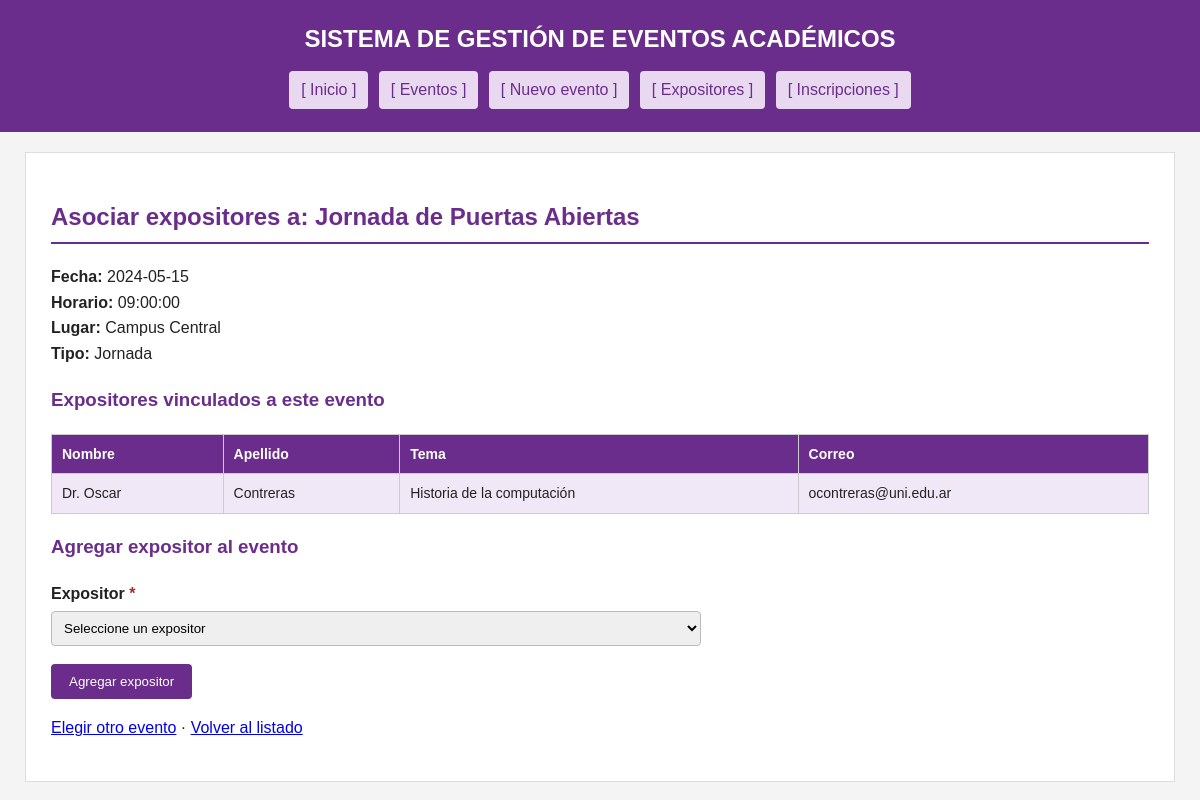
The app's page /aplicacion/evento/asociar.php?id=2 with its own data.
### tables this page shows
CREATE TABLE `evento` (
  `id_evento` int(11) NOT NULL AUTO_INCREMENT,
  `nombre` varchar(200) NOT NULL,
  `descripcion` text DEFAULT NULL,
  `fecha` date NOT NULL,
  `horario` time NOT NULL,
  `lugar` varchar(150) DEFAULT NULL,
  `id_tipo` int(11) NOT NULL,
  PRIMARY KEY (`id_evento`),
  KEY `fk_evento_tipo` (`id_tipo`),
  CONSTRAINT `fk_evento_tipo` FOREIGN KEY (`id_tipo`) REFERENCES `tipo_evento` (`id_tipo`)
);

CREATE TABLE `tipo_evento` (
  `id_tipo` int(11) NOT NULL AUTO_INCREMENT,
  `nombre` varchar(80) NOT NULL,
  PRIMARY KEY (`id_tipo`)
);

CREATE TABLE `expositor` (
  `id_expositor` int(11) NOT NULL AUTO_INCREMENT,
  `nombre` varchar(100) NOT NULL,
  `apellido` varchar(100) NOT NULL,
  `tema_exposicion` varchar(200) DEFAULT NULL,
  `email` varchar(150) DEFAULT NULL,
  PRIMARY KEY (`id_expositor`)
);

### aplicacion/evento/asociar.php (the view, shortened to what this page needs)
<?php
require_once "../conexion.php";
$id = (int)($_GET["id"] ?? $_POST["id_evento"] ?? 0);
$eventos = $pdo->query(
    "SELECT id_evento, nombre, fecha FROM evento ORDER BY fecha DESC"
)->fetchAll();
?>
<!DOCTYPE html>
<html lang="es">
<head>
    <link rel="stylesheet" href="../css/estilos.css">
</head>
<body>
<header>
    <h1>SISTEMA DE GESTIÓN DE EVENTOS ACADÉMICOS</h1>
    <nav>
        <a href="../index.php">[ Inicio ]</a>
        <a href="listar.php">[ Eventos ]</a>
        <a href="alta.php">[ Nuevo evento ]</a>
        <a href="../expositor/listar.php">[ Expositores ]</a>
        <a href="../inscripcion/listar.php">[ Inscripciones ]</a>
    </nav>
</header>
<main>
    <?php if ($id === 0) { ?>
        <h2>Asociar expositores con un evento</h2>
        <form action="asociar.php" method="get">
            <label for="id">Evento <span class="requerido">*</span></label>
            <select name="id" id="id" required>
                <option value="">Seleccione un evento</option>
                <?php foreach ($eventos as $ev) { ?>
                    <option value="<?= $ev['id_evento'] ?>">
                        <?= htmlspecialchars($ev['nombre'] . " (" . $ev['fecha'] . ")") ?>
                    </option>
                <?php } ?>
            </select>
            <button type="submit">Continuar</button>
        </form>
        <p><a href="listar.php">Volver al listado de eventos</a></p>
    <?php } else { ?>
        <?php
        $sql_ev = "SELECT e.id_evento, e.nombre, e.fecha, e.horario, e.lugar, t.nombre AS tipo
                   FROM evento e
                   INNER JOIN tipo_evento t ON e.id_tipo = t.id_tipo
                   WHERE e.id_evento = :id_evento";
        $stmt_ev = $pdo->prepare($sql_ev);
        $stmt_ev->execute([':id_evento' => $id]);
        $evento = $stmt_ev->fetch();
        if (!$evento) {
            echo '<p class="mensaje error">El evento solicitado no existe.</p>';
            echo '<p><a href="asociar.php">Elegir otro evento</a></p>';
        } else {
            $sql_expo_evento = "SELECT x.id_expositor, x.nombre, x.apellido, x.tema_exposicion, x.email
                                FROM evento_expositor ee
                                INNER JOIN expositor x ON ee.id_expositor = x.id_expositor
                                WHERE ee.id_evento = :id_evento
                                ORDER BY x.apellido, x.nombre";
            $stmt_expo_evento = $pdo->prepare($sql_expo_evento);
            $stmt_expo_evento->execute([':id_evento' => $id]);
            $expositores_evento = $stmt_expo_evento->fetchAll();
        ?>
        <h2>Asociar expositores a: <?= htmlspecialchars($evento['nombre']) ?></h2>
        <p>
            <strong>Fecha:</strong> <?= htmlspecialchars($evento['fecha']) ?><br>
            <strong>Horario:</strong> <?= htmlspecialchars($evento['horario']) ?><br>
            <strong>Lugar:</strong> <?= htmlspecialchars((string)$evento['lugar']) ?><br>
            <strong>Tipo:</strong> <?= htmlspecialchars($evento['tipo']) ?>
        </p>
        <h3>Expositores vinculados a este evento</h3>
        <table>
            <tr>
                <th>Nombre</th>
                <th>Apellido</th>
                <th>Tema</th>
                <th>Correo</th>
            </tr>
            <?php if (empty($expositores_evento)) { ?>
            <tr>
                <td colspan="4">Todavía no hay expositores asociados a este evento.</td>
            </tr>
            <?php } else { ?>
                <?php foreach ($expositores_evento as $exp) { ?>
                <tr>
                    <td><?= htmlspecialchars($exp['nombre']) ?></td>
                    <td><?= htmlspecialchars($exp['apellido']) ?></td>
                    <td><?= htmlspecialchars((string)$exp['tema_exposicion']) ?></td>
                    <td><?= htmlspecialchars((string)$exp['email']) ?></td>
                </tr>
                <?php } ?>
            <?php } ?>
        </table>
        <h3>Agregar expositor al evento</h3>
        <form action="asociar.php?id=<?= $id ?>" method="post">
            <label for="id_expositor">Expositor <span class="requerido">*</span></label>
            <select name="id_expositor" id="id_expositor" required>
                <option value="">Seleccione un expositor</option>
            </select>
            <button type="submit">Agregar expositor</button>
        </form>
        <p><a href="asociar.php">Elegir otro evento</a> · <a href="listar.php">Volver al listado</a></p>
        <?php } ?>
    <?php } ?>
</main>
</body>
</html>

### aplicacion/css/estilos.css (style rules this page uses)
* { box-sizing: border-box; }
body { font-family: Arial, Helvetica, sans-serif; margin: 0; background-color: #f4f4f4; color: #222; line-height: 1.6; }
header { background-color: #6b2d8b; color: #fff; padding: 20px; text-align: center; }
nav { margin-top: 10px; text-align: center; }
nav a { color: #6b2d8b; background-color: #e8d8f0; padding: 6px 12px; margin: 3px; display: inline-block; text-decoration: none; border-radius: 4px; }
main { max-width: 1150px; margin: 20px auto; background-color: #fff; padding: 25px; border: 1px solid #ddd; }
h1 { margin: 0; font-size: 24px; }
h2 { color: #6b2d8b; border-bottom: 2px solid #6b2d8b; padding-bottom: 6px; }
h3 { color: #6b2d8b; }
table { width: 100%; border-collapse: collapse; margin: 15px 0; }
th, td { border: 1px solid #ccc; padding: 8px 10px; text-align: left; font-size: 14px; }
th { background-color: #6b2d8b; color: #fff; }
tr:nth-child(even) { background-color: #f0e8f7; }
form { max-width: 650px; }
label { display: block; margin-top: 12px; font-weight: bold; }
input[type="text"], input[type="number"], input[type="date"], input[type="time"], input[type="email"], select, textarea { width: 100%; padding: 8px; margin-top: 4px; border: 1px solid #bbb; border-radius: 4px; }
button { margin-top: 18px; padding: 10px 18px; background-color: #6b2d8b; color: #fff; border: none; border-radius: 4px; cursor: pointer; }
.requerido { color: #a32c2c; }

### records on screen
evento: nombre "Jornada de Puertas Abiertas", fecha "2024-05-15", horario "09:00:00", lugar "Campus Central", id_tipo.nombre "Jornada"
expositor: nombre "Dr. Oscar", apellido "Contreras", tema_exposicion "Historia de la computación", email "ocontreras@uni.edu.ar"
